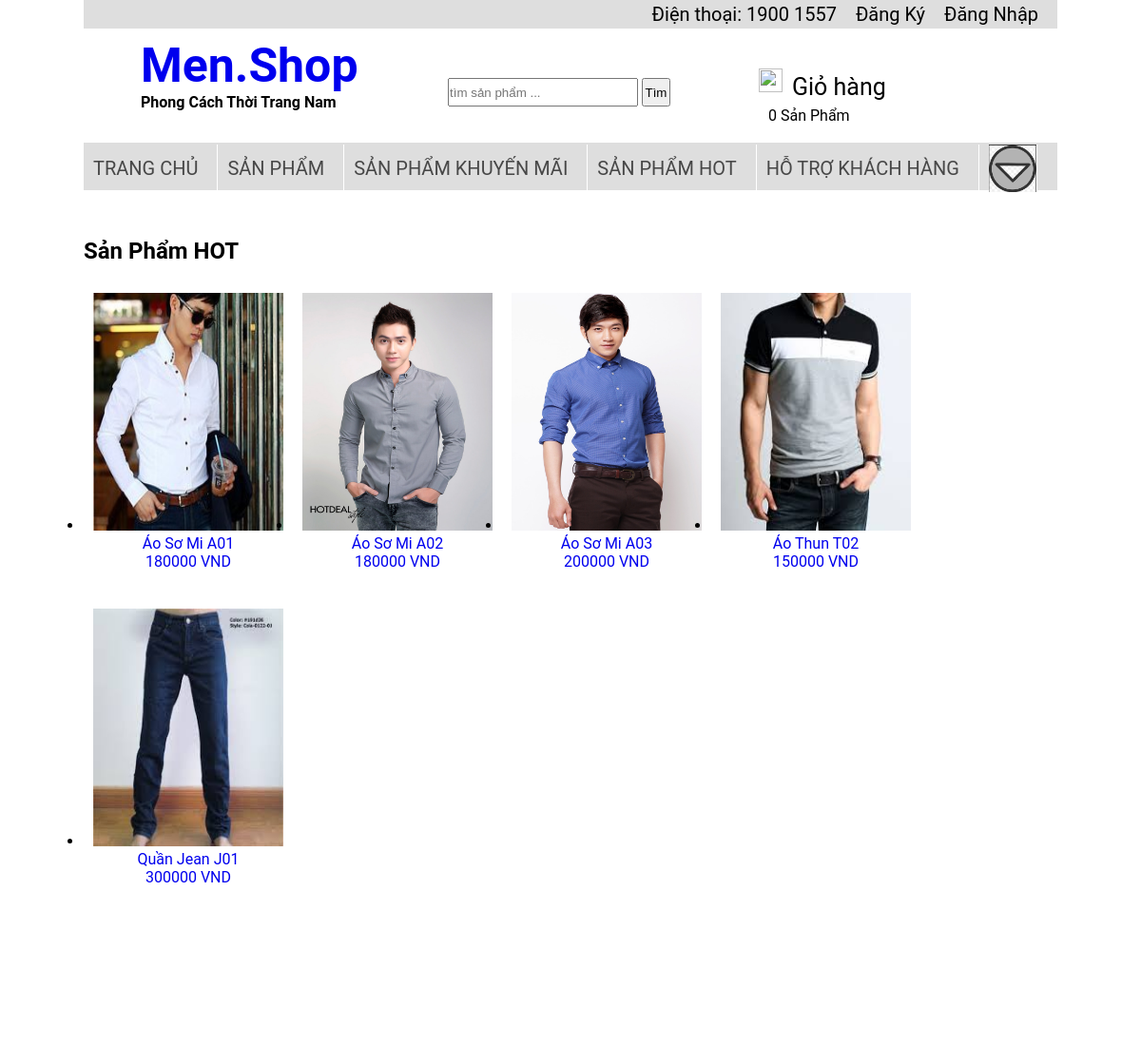
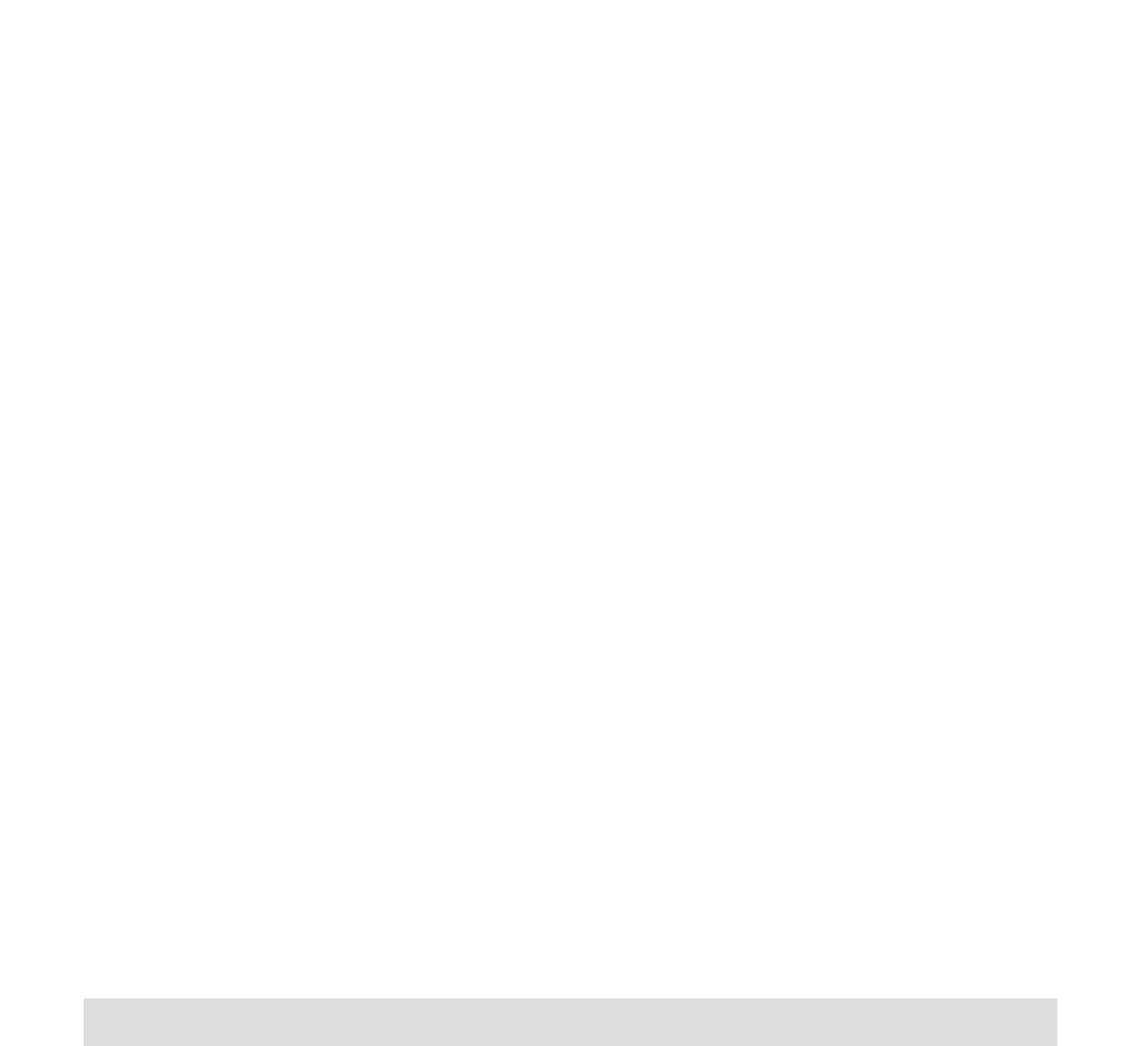
The app's page /menshop/sphot.php with its own data (2 pictures, top to bottom).
### tables this page shows
CREATE TABLE `sanpham` (
  `masp` varchar(20) NOT NULL,
  `manhom` varchar(20) NOT NULL,
  `tensp` varchar(50) NOT NULL,
  `anhsp` varchar(50) NOT NULL,
  `gia` int(11) NOT NULL,
  `soluong` int(11) NOT NULL,
  `khuyenmai` int(11) NOT NULL
);

### menshop/sphot.php (the view, shortened to what this page needs)
<html>
	<head>
	   	<link rel="stylesheet" type="text/css" href="css/style.css" title="style">
	</head>
	<body>
		<div class="container">
            <?php
            include('includes/top.php');
            include('includes/header.php');
            include('includes/menu.php');
            ?>
            <div class="content">
                <h2 style="margin-top: 50px;">Sản Phẩm HOT</h2>
                <?php
                    include('includes/mysqli_connect.php');
                    $hot= mysqli_query($dbc,"SELECT masp from ctdh group BY masp having sum(soluong)>2");
                ?>
                            <ul>
                                <?php while($row = mysqli_fetch_array($hot)){
                                          $sql = mysqli_query($dbc,"select * from sanpham where masp='".$row['masp']."'");
                                          $r=mysqli_fetch_array($sql);
                                    ?>
                                <li style="float: left; padding: 10px; margin-top: 20px;">
                                    <a style="text-decoration: none;" href="ctsp.php?masp=<?php echo $row["masp"] ?>">
                                        <img src="/menshop/images/<?php  echo $r["anhsp"] ?>" width="200" height="250" />
                                        <p style="text-align: center;"><?php echo $r["tensp"] ?></p>
                                        <p style="text-align: center;"><?php echo $r["gia"] ?> VND</p>
                                    </a>
                                </li>
                                <?php }
                                 ?>
                            </ul>
            </div>
              <?php
             include('includes/footer.php');
    		?>
     </div>
	</body>
</html>

### menshop/css/style.css (style rules this page uses)
body { font-family: "Roboto","segoe ui",Helvetica,Arial,sans-serif; }
* { margin: 0; padding: 0 }
.container { width: 1024px; height: auto; margin: auto; }
.content { width: 1024px;height:1800px; }

### records on screen
sanpham: anhsp (picture), tensp "Áo Sơ Mi A01", gia "180000"
sanpham: anhsp (picture), tensp "Áo Sơ Mi A02", gia "180000"
sanpham: anhsp (picture), tensp "Áo Sơ Mi A03", gia "200000"
sanpham: anhsp (picture), tensp "Áo Thun T02", gia "150000"
sanpham: anhsp (picture), tensp "Quần Jean J01", gia "300000"
